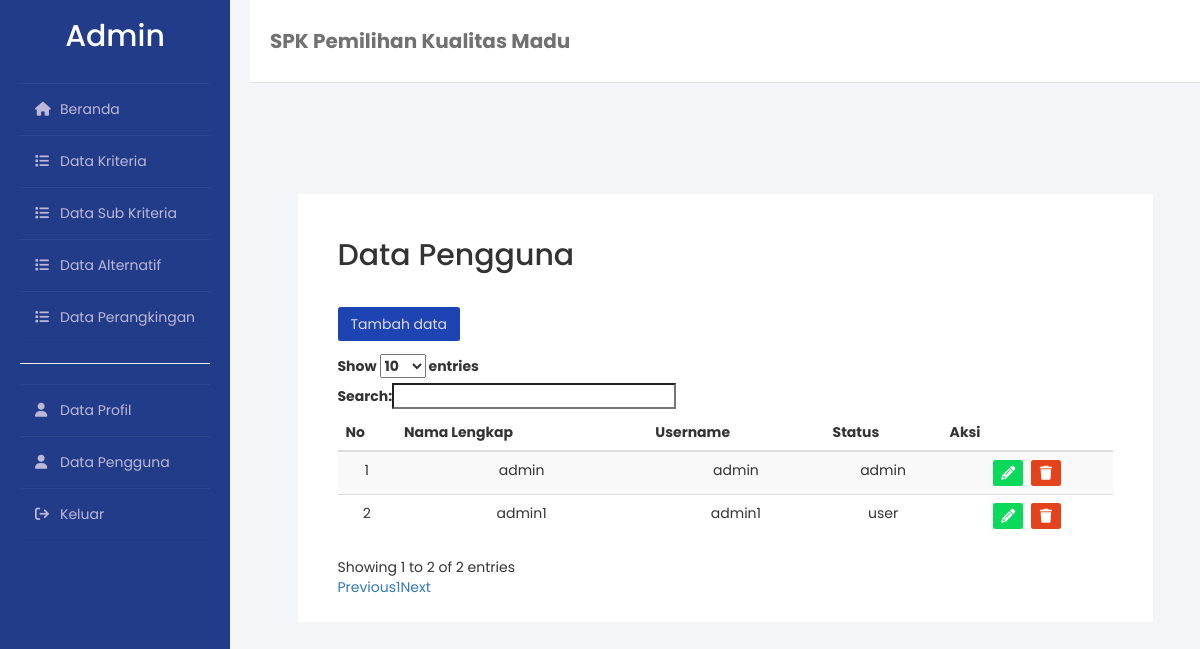
Page /dataPengguna/index.php (signed in) on the committed database.
### tables this page shows
CREATE TABLE `users` (
  `id_admin` int(10) NOT NULL,
  `nama_admin` varchar(255) NOT NULL,
  `username` varchar(255) NOT NULL,
  `password` varchar(255) NOT NULL,
  `role` enum('user','admin') NOT NULL
);

### dataPengguna/index.php (the view, shortened to what this page needs)
<!DOCTYPE html>
<html lang="en">
<?php
include('../components/koneksi.php');
?>
<head>
    <?php include('../components/head.php') ?>
</head>
<body>
    <div class="wrapper">
        <?php include('../components/sidebar.php') ?>
        <div class="main_content">
            <div class="header">
                <h4>SPK Pemilihan Kualitas Madu</h4>
            </div>
            <div class="box">
                <div class="container-table">
                    <div class="judul">
                        <h2>Data Pengguna</h2>
                    </div>
                    <div class="container-tombol">
                        <a class="tombol-tambah btn" href="tambah.php" role="button">Tambah data</a>
                    </div>
                    <table class="table table-striped table-hover" id="dataTables">
                        <thead>
                            <tr>
                                <th>No</th>
                                <th>Nama Lengkap</th>
                                <th>Username</th>
                                <th>Status</th>
                                <th>Aksi</th>
                            </tr>
                        </thead>
                        <tbody>
                            <?php
                            $query = mysqli_query($koneksi, "SELECT * FROM users") or die(mysqli_error($koneksi));
                            $no = 1;
                            while ($row = mysqli_fetch_array($query)) {
                            ?>
                                <tr>
                                    <td class="text-center"><?php echo $no++; ?></td>
                                    <td class="text-center"><?php echo $row['nama_admin']; ?></td>
                                    <td class="text-center"><?php echo $row['username']; ?></td>
                                    <td class="text-center"><?php echo $row['role']; ?></td>
                                    <td class="text-center">
                                        <a class="btn tombol-edit" href="edit.php?id=<?= $row['id_admin'] ?>"><i class="fas fa-pencil"></i></a>
                                        <a class="btn tombol-hapus" href="hapus.php?id=<?= $row['id_admin'] ?>"><i class="fa fa-trash"></i></a>
                                    </td>
                                </tr>
                            <?php } ?>
                        </tbody>
                    </table>
                </div>
            </div>
        </div>
    </div>
</body>
<link href="https://cdn.datatables.net/1.12.1/css/dataTables.bootstrap.min.css" rel="stylesheet">
</html>

### css/style.css (style rules this page uses)
body { background-color: #f3f5f9; font-family: 'Poppins', sans-serif; }
.wrapper { display: flex; height: 100vh; width: 100%; }
.wrapper .main_content { width: 100%; padding-left: 250px; }
.wrapper .main_content .header { padding: 20px; background: #fff; color: #717171; border-bottom: 1px solid #e0e4e8; }
.header { display: flex; flex-direction: row; align-items: center; }
.header h4 { font-weight: bold; font-size: 20px; }
.box { margin-top: 25px; display: flex; flex-direction: column; justify-content: center; align-items: center; width: 100%; min-height: 75vh; }
.container-table { background: white; padding: 25px 40px; width: 90%; }
.container-table .judul { margin-bottom: 40px; }
.container-table .container-tombol { padding-bottom: 20px; width: 100%; }
.tombol-edit { background-color: #0BD95A; }
.tombol-hapus { background-color: #e4421a; }
.tombol-edit, .tombol-hapus { margin: 0px 2px; padding: 2px; border-radius: 2.5px; display: inline-block; text-align: center; margin-top: 0; width: 30px; color: white; }
.tombol-tambah { width: 100%; border-radius: 2.5px; text-align: center; text-decoration: none !important; display: inline; background-color: rgb(30, 68, 180); color: rgb(220, 220, 220); }

### rows in the picture
users: nama_admin "admin", username "admin", role "admin"
users: nama_admin "admin1", username "admin1", role "user"

### other values in the picture
$_SESSION['role'] "Admin"
